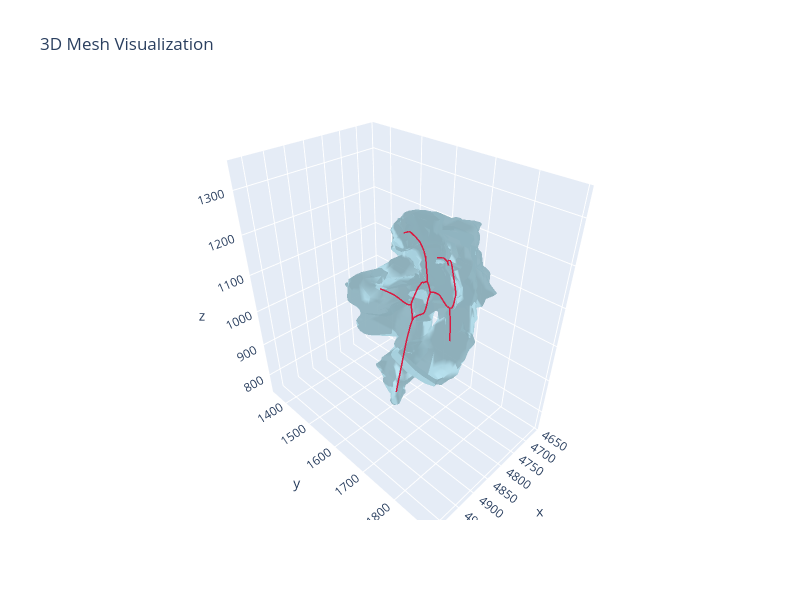

Notebook source saved alongside this figure:
### Markdown cell above
## Load Mesh and skeleton

### Code cell
spine_idx = 21
mcf_qst = 0.1
mcf_mcst = 1
obj_name = f"TS{spine_idx}"
skeleton_name = f"TS{spine_idx}_qst{mcf_qst}_mcst{mcf_mcst}"
mm = MeshManager(mesh_path=f"../data/mesh/processed/{obj_name}_simplified.obj")
raw_skeleton = SkeletonGraph.from_txt(f"../data/mcf_skeletons/{skeleton_name}.polylines.txt")
print(raw_skeleton)
# pls.prune_short_branches_inplace(min_length=10)
mm.visualize_mesh_3d(skel=raw_skeleton)

### Figure 1 — Plotly figure (JSON) as saved in the notebook; plotly's stock layout.template omitted (floating-point values rounded to 4 significant figures; data arrays with more than 128 entries replaced by an {"elided": "..."} marker saying what was removed)
{"data": [{"color": "lightblue", "i": {"elided": "4040 int values"}, "j": {"elided": "4040 int values"}, "k": {"elided": "4040 int values"}, "name": "Mesh", "opacity": 0.8, "type": "mesh3d", "x": {"elided": "2017 float values"}, "y": {"elided": "2017 float values"}, "z": {"elided": "2017 float values"}}, {"line": {"color": "crimson", "width": 3}, "mode": "lines", "name": "Skeleton 0", "opacity": 0.95, "showlegend": false, "type": "scatter3d", "x": {"elided": "594 float values"}, "y": {"elided": "594 float values"}, "z": {"elided": "594 float values"}}], "layout": {"autosize": false, "height": 600, "scene": {"aspectmode": "data", "xaxis": {"visible": true}, "yaxis": {"visible": true}, "zaxis": {"visible": true}}, "title": {"text": "3D Mesh Visualization"}, "width": 800}}
